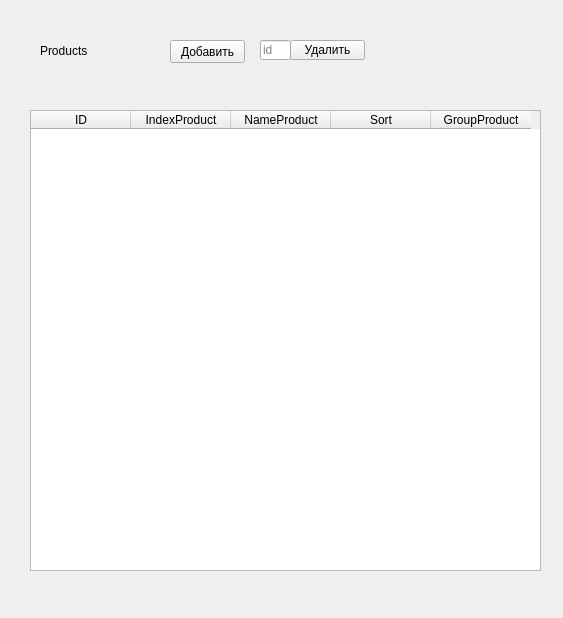
<?xml version="1.0" encoding="UTF-8"?>
<ui version="4.0">
 <class>Form</class>
 <widget class="QWidget" name="Form">
  <property name="geometry">
   <rect>
    <x>0</x>
    <y>0</y>
    <width>563</width>
    <height>618</height>
   </rect>
  </property>
  <property name="windowTitle">
   <string>Form</string>
  </property>
  <widget class="QTableWidget" name="tableWidget">
   <property name="geometry">
    <rect>
     <x>30</x>
     <y>110</y>
     <width>511</width>
     <height>461</height>
    </rect>
   </property>
   <column>
    <property name="text">
     <string>ID</string>
    </property>
   </column>
   <column>
    <property name="text">
     <string>IndexProduct</string>
    </property>
   </column>
   <column>
    <property name="text">
     <string>NameProduct</string>
    </property>
   </column>
   <column>
    <property name="text">
     <string>Sort</string>
    </property>
   </column>
   <column>
    <property name="text">
     <string>GroupProduct</string>
    </property>
   </column>
  </widget>
  <widget class="QLabel" name="label">
   <property name="geometry">
    <rect>
     <x>40</x>
     <y>20</y>
     <width>171</width>
     <height>61</height>
    </rect>
   </property>
   <property name="styleSheet">
    <string notr="true">font: 24pt &quot;Times New Roman&quot;;</string>
   </property>
   <property name="text">
    <string>Products</string>
   </property>
  </widget>
  <widget class="QPushButton" name="add">
   <property name="geometry">
    <rect>
     <x>170</x>
     <y>40</y>
     <width>75</width>
     <height>23</height>
    </rect>
   </property>
   <property name="text">
    <string>Добавить</string>
   </property>
  </widget>
  <widget class="QPushButton" name="dell">
   <property name="geometry">
    <rect>
     <x>290</x>
     <y>40</y>
     <width>75</width>
     <height>20</height>
    </rect>
   </property>
   <property name="text">
    <string>Удалить</string>
   </property>
  </widget>
  <widget class="QLineEdit" name="id">
   <property name="geometry">
    <rect>
     <x>260</x>
     <y>40</y>
     <width>31</width>
     <height>20</height>
    </rect>
   </property>
   <property name="placeholderText">
    <string>id</string>
   </property>
  </widget>
 </widget>
 <resources/>
 <connections/>
</ui>
